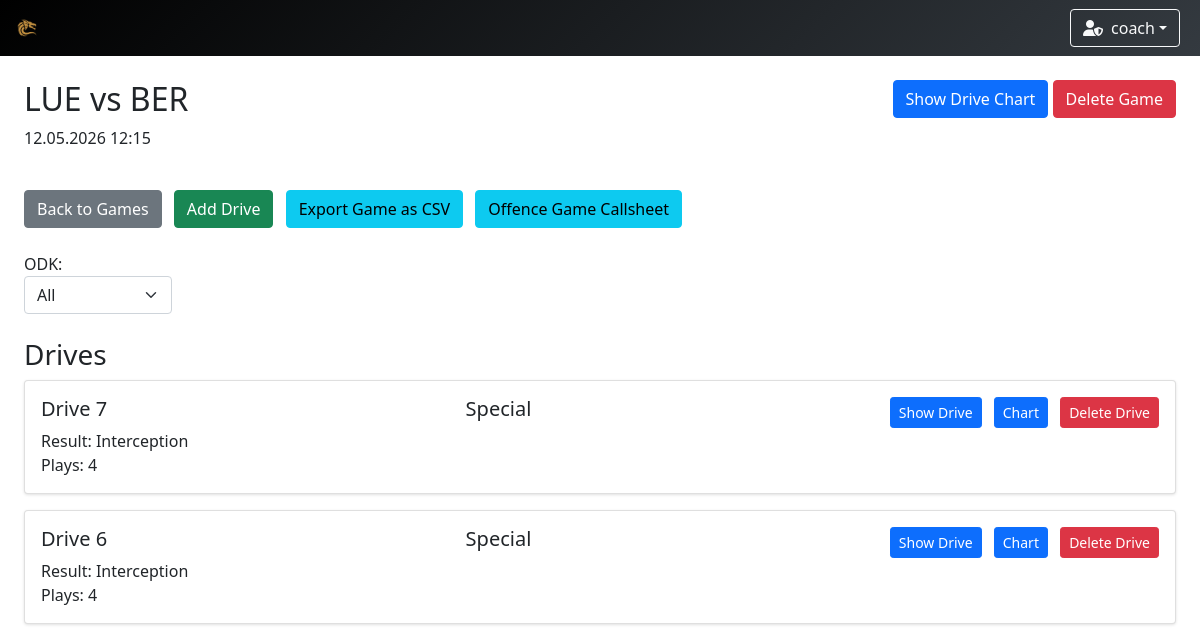
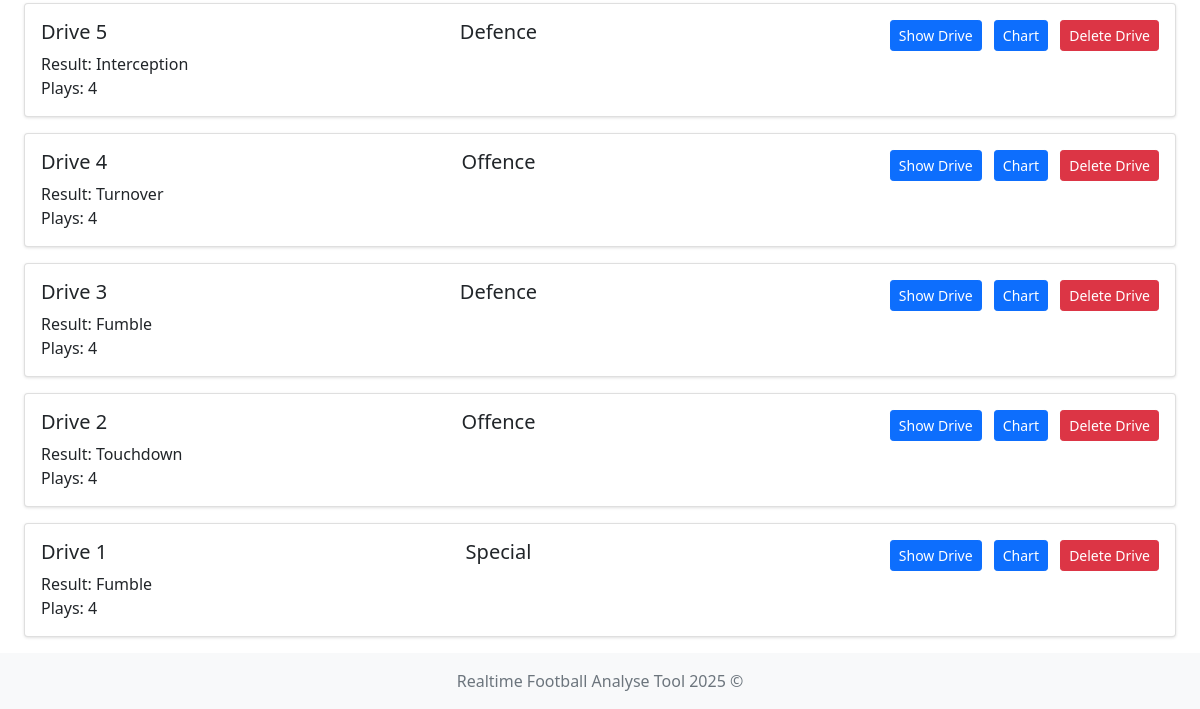
/games/2 (signed in), run on an earlier commit of the app's database (2 pictures, top to bottom).
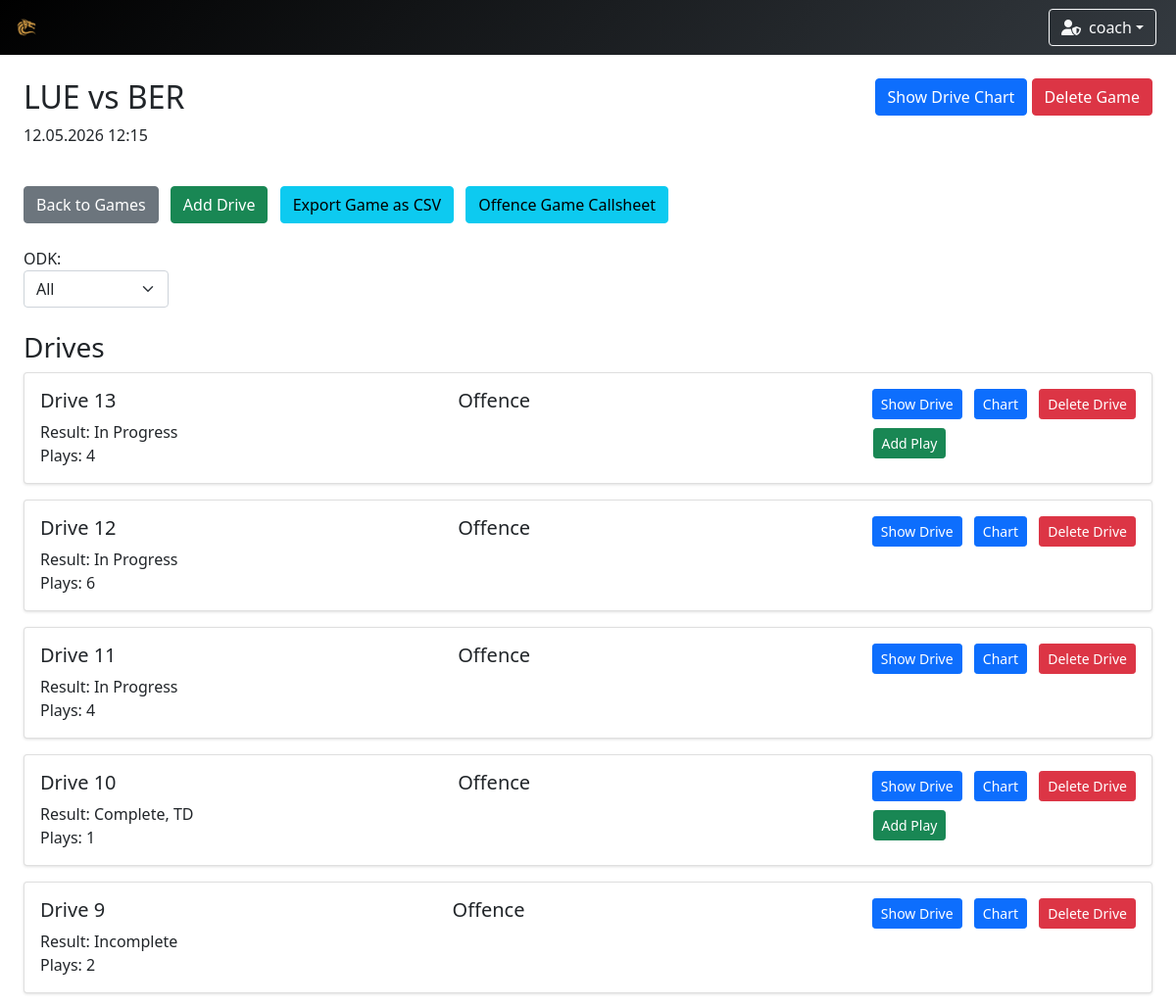
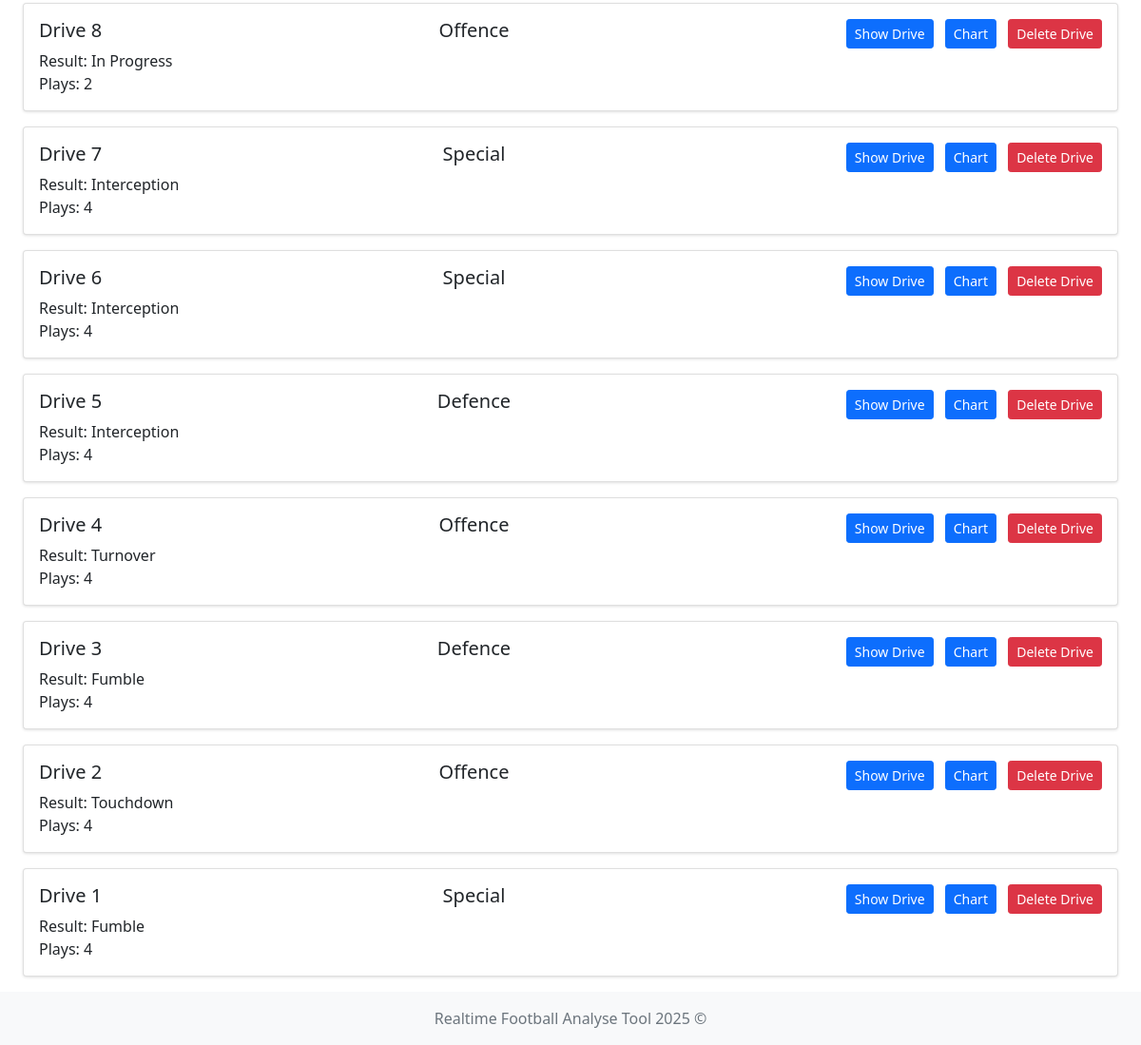
And on a later commit of the database (2 pictures, top to bottom).
### app/models/team.py (models this page shows)
class TeamModel(db.Model):
    __tablename__ = 'teams'
    id = db.Column(db.Integer, primary_key=True)
    name = db.Column(db.String(100), nullable=False, unique=True)  # prevent duplicate team names
    icon = db.Column(db.String(300), nullable=False)  # longer path for future-proofing
    primary_color = db.Column(db.String(20), nullable=False)
    secondary_color = db.Column(db.String(20), nullable=False)

### app/models/user.py (models this page shows)
class UserModel(db.Model, UserMixin):
    __tablename__ = 'user'
    id = db.Column(db.Integer, primary_key=True)
    username = db.Column(db.String(80), unique=True, nullable=False)
    password = db.Column(db.String(120), nullable=False)
    role = db.Column(db.String(10), nullable=False, default='user')
    team_id = db.Column(db.Integer, db.ForeignKey('teams.id'))
    team = db.relationship('TeamModel', backref='users')

### app/models/game.py (models this page shows, shortened)
class GameModel(db.Model):
    __tablename__ = 'game'
    id: int = db.Column(db.Integer, primary_key=True)
    name: str = db.Column(db.String(100), nullable=False)
    date: datetime = db.Column(db.DateTime, nullable=False, index=True)
    time: str = db.Column(db.String(20), nullable=False)
    home_team_id: Optional[int] = db.Column(db.Integer, db.ForeignKey('teams.id'), nullable=True, index=True)
    away_team_id: Optional[int] = db.Column(db.Integer, db.ForeignKey('teams.id'), nullable=True, index=True)
    home_team = db.relationship('TeamModel', foreign_keys=[home_team_id], lazy=True)
    away_team = db.relationship('TeamModel', foreign_keys=[away_team_id], lazy=True)
    drives = db.relationship('DriveModel', backref='game', lazy=True, cascade='all, delete-orphan')
    @classmethod
    def get_by_id(cls, game_id: int) -> Optional['GameModel']:
        return cls.query.get_or_404(game_id)

### app/models/drive.py (models this page shows)
class DriveModel(db.Model):
    __tablename__ = 'drive'
    id = db.Column(db.Integer, primary_key=True)
    game_id = db.Column(db.Integer, db.ForeignKey('game.id'), nullable=False)
    result = db.Column(db.String(50))
    ended = db.Column(db.Boolean, default=False)
    plays = db.relationship('PlayModel', backref='drive', lazy=True, cascade='all, delete-orphan')

### app/controllers/game.py (the view)
    @login_required
    def game_detail(self, game_id: int) -> str:
        game = GameModel.get_by_id(game_id)
        return render_template(template_name_or_list='game/game_detail.html', game=game)

### app/controllers/user.py (called while the page is built)
    @staticmethod
    def load_user(user_id):
        return UserModel.query.get(int(user_id))

### run.py (called while the page is built)
    def _inject_context(self) -> None:
        @self.app.context_processor
        def inject_teams() -> dict:
            try:
                teams = TeamModel.query.all()
                return dict(teams=teams)
            except Exception as e:
                print(f"[!] Error injecting teams: {str(e)} ({type(e).__name__})")
                return dict(teams=[])

### app/templates/game/game_detail.html (shortened to what this page needs)
{% extends "system/base.html" %}
{% block content %}
<div class="row mb-4">
    <div class="col">
        <h2>{{ game.name }}</h2>
        <p>{{ game.date.strftime('%d.%m.%Y') }} {{ game.time }}</p>
    </div>
    <div class="col text-end">
        <a href="{{ url_for('drive_chart', game_id=game.id) }}" class="btn btn-primary">Show Drive Chart</a>
        {% if current_user.role == 'admin' %}
        <form action="{{ url_for('delete_game', game_id=game.id) }}" method="POST" class="d-inline">
            <button type="submit" class="btn btn-danger"
                    onclick="return confirm('Are you sure you want to delete this game?')">Delete Game</button>
        </form>
        {% else %}
        <button class="btn btn-secondary" disabled>Delete Game</button>
        {% endif %}
    </div>
</div>
<div class="row mb-4">
    <div class="col">
        <form action="{{ url_for('add_drive', game_id=game.id) }}" method="POST">
            <a href="{{ url_for('game_options') }}" class="btn btn-secondary">Back to Games</a>
            <button type="submit" class="btn btn-success">Add Drive</button>
            <a href="{{ url_for('export_game', game_id=game.id) }}" class="btn btn-info">Export Game as CSV</a>
            <a href="{{ url_for('game_callsheet', game_id=game.id) }}" class="btn btn-info">Offence Game Callsheet</a>
        </form>
    </div>
</div>
			<div class="d-flex mb-3">
				<div class="me-3">
				<label for="Odk" >ODK:</label>
				<select name="Odk" id="Odk" class="form-select mb-2">
					<option value="" selected >All</option>
				</select>
        </div>
    </div>
<div class="row">
    <div class="col">
        <h3>Drives</h3>
		<div id=drive-wrapper>
			{%include 'game/partials/_drive_rows.html' %}
		</div>
    </div>
</div>
{% endblock %}

### app/templates/system/base.html (shortened to what this page needs)
<!DOCTYPE html>
<html lang="en">
<head>
    <link href="https://cdn.jsdelivr.net/npm/bootstrap@5.1.3/dist/css/bootstrap.min.css" rel="stylesheet"/>
    <link rel="stylesheet" href="https://cdn.jsdelivr.net/npm/bootstrap-icons@1.11.3/font/bootstrap-icons.css"/>
    <link rel="stylesheet" href="https://cdnjs.cloudflare.com/ajax/libs/font-awesome/6.5.0/css/all.min.css"/>
    <link href="https://cdn.jsdelivr.net/npm/select2@4.1.0-rc.0/dist/css/select2.min.css" rel="stylesheet"/>
    <link href="https://cdn.jsdelivr.net/npm/select2-bootstrap-5-theme@1.3.0/dist/select2-bootstrap-5-theme.min.css"
          rel="stylesheet"/>
    <link href="https://cdn.datatables.net/1.13.6/css/dataTables.bootstrap5.min.css" rel="stylesheet"/>
    <link rel="stylesheet" href="https://cdn.datatables.net/fixedcolumns/4.3.0/css/fixedColumns.bootstrap5.min.css">
    <link rel="stylesheet" href="{{ url_for('static', filename='styles.css') }}"/>
</head>
<body class="{% block body_class %}{% endblock %}">
{% if current_user.is_authenticated %}
    {% set ns = namespace(navbar_color='background: linear-gradient(135deg, #4b6cb7, #182848);', team_found=False) %}
    {% if current_user.team %}
        {% set ns.navbar_color = 'background: linear-gradient(135deg, ' ~ current_user.team.secondary_color ~ ', #343a40);' %}
        {% set ns.team_found = True %}
    {% endif %}
    <nav class="navbar navbar-expand-lg navbar-dark" style="{{ ns.navbar_color }}">
        <div class="container-fluid position-relative">
            <a class="navbar-brand d-flex align-items-center" href="{{ url_for('index') }}">
                {% if current_user.team and ns.team_found %}
                    <img class="team-logo" src="{{ current_user.team.icon }}" alt="{{ current_user.team.name }} logo"
                         style="height:30px; margin-right:8px;"/>
                {% else %}
                    <a href="{{ url_for('game_options') }}" class="btn btn-outline-light me-2" title="Home">
                        <i class="fas fa-home"></i>
                    </a>
                {% endif %}
            </a>
            <div class="ms-auto d-flex align-items-center">
                <div class="dropdown me-2">
                    <button class="btn btn-outline-light dropdown-toggle d-flex align-items-center" type="button"
                            id="userDropdown" data-bs-toggle="dropdown" aria-expanded="false">
                        {% if current_user.role == 'admin' %}
                            <i class="fas fa-user-shield me-2"></i>
                        {% else %}
                            <i class="fas fa-user me-2"></i>
                        {% endif %}
                        {{ current_user.username }}
                    </button>
                </div>
            </div>
        </div>
    </nav>
{% endif %}
<div class="content-wrapper">
    <div class="container-fluid mt-4 px-4">
        <div id="toast-container" class="toast-container position-fixed bottom-0 end-0 p-3" style="z-index: 1100;">
        </div>
        {% block content %}{% endblock %}
    </div>
</div>
<footer class="footer mt-auto py-3 bg-light">
    <div class="container text-center">
        <span class="text-muted">Realtime Football Analyse Tool 2025 ©</span>
    </div>
</footer>
</body>
</html>

### app/templates/game/partials/_drive_rows.html
{% for drive in game.drives|sort(attribute='id', reverse=True) %}
    <div class="card mb-3">
        <div class="card-body">
            <div class="d-flex justify-content-between align-items-start">
                <h5 class="card-title">Drive {{ loop.revindex }}</h5>
                {% if drive.plays | length > 0 %}
                    {% if drive.plays[0].odk == "O" %}
                        <h5 class="card-title">Offence</h5>
                    {% elif drive.plays[0].odk == "D" %}
                        <h5 class="card-title">Defence</h5>
                    {% elif drive.plays[0].odk == "K" %}
                        <h5 class="card-title">Special</h5>
                    {% else %}
                        <h5 class="card-title">Unknown play type: {{ drive.plays[0].odk }}</h5>
                    {% endif %}
                {% endif %}
                <div>
                    <a href="{{ url_for('drive_detail', drive_id=drive.id) }}" class="btn btn-sm btn-primary">Show
                        Drive</a>
                    <a href="{{ url_for('drive_play_chart', game_id=game.id, drive_id=drive.id) }}"
                       class="btn btn-sm btn-primary" , style="margin-right: 0.5rem;">Chart</a>
                    {% if current_user.role == 'admin' %}
                        <form action="{{ url_for('delete_drive', drive_id=drive.id) }}" method="POST" class="d-inline">
                            <button type="submit" class="btn btn-sm btn-danger"
                                    onclick="return confirm('Are you sure you want to delete this drive?')">Delete Drive
                            </button>
                        </form>
                    {% else %}
                        <button class="btn btn-sm btn-secondary" disabled>Delete Drive</button>
                    {% endif %}
                </div>
            </div>
            <div class="d-flex justify-content-between align-items-center">
                <div class="card-text mb-0">
                    Result: {{ drive.result or 'In Progress' }}<br>
                    Plays: {{ drive.plays|length }}
                </div>
                {% if not drive.ended %}
                    <a href="{{ url_for('add_play', drive_id=drive.id) }}" class="btn btn-sm btn-success ms-auto"
                       style="margin-right: 12.1rem;">Add Play</a>
                {% endif %}
            </div>
        </div>
    </div>
{% else %}
    <div class="alert alert-secondary text-center" role="alert">
        <i class="bi bi-info-circle me-2"></i>
        No drives found for this filter.
    </div>
{% endfor %}

### app/static/styles.css (style rules this page uses)
.navbar { transition: background-color 0.5s ease; }
.team-logo { animation: fadeIn 0.5s ease, pulse 1s ease-in-out; }
html, body { height: 100%; margin: 0; padding: 0; }
body { display: flex; flex-direction: column; min-height: 100vh; }
.content-wrapper { flex: 1 0 auto; }
.footer { flex-shrink: 0; background-color: #f8f9fa; padding: 1rem 0; margin-top: auto; }
.card { margin-bottom: 1rem; box-shadow: 0 1px 3px rgba(0,0,0,0.12); }
.btn + .btn { margin-left: 0.5rem; }

What changed in the data, as far as the page shows it:
added DriveModel: shows "Offence", result "In Progress", plays|length "4"
added DriveModel: shows "Offence", result "In Progress", plays|length "6"
added DriveModel: shows "Offence", result "In Progress", plays|length "4"
added DriveModel: shows "Offence", result "Complete, TD", plays|length "1"
added DriveModel: shows "Offence", result "Incomplete", plays|length "2"
added DriveModel: shows "Offence", result "In Progress", plays|length "2"
